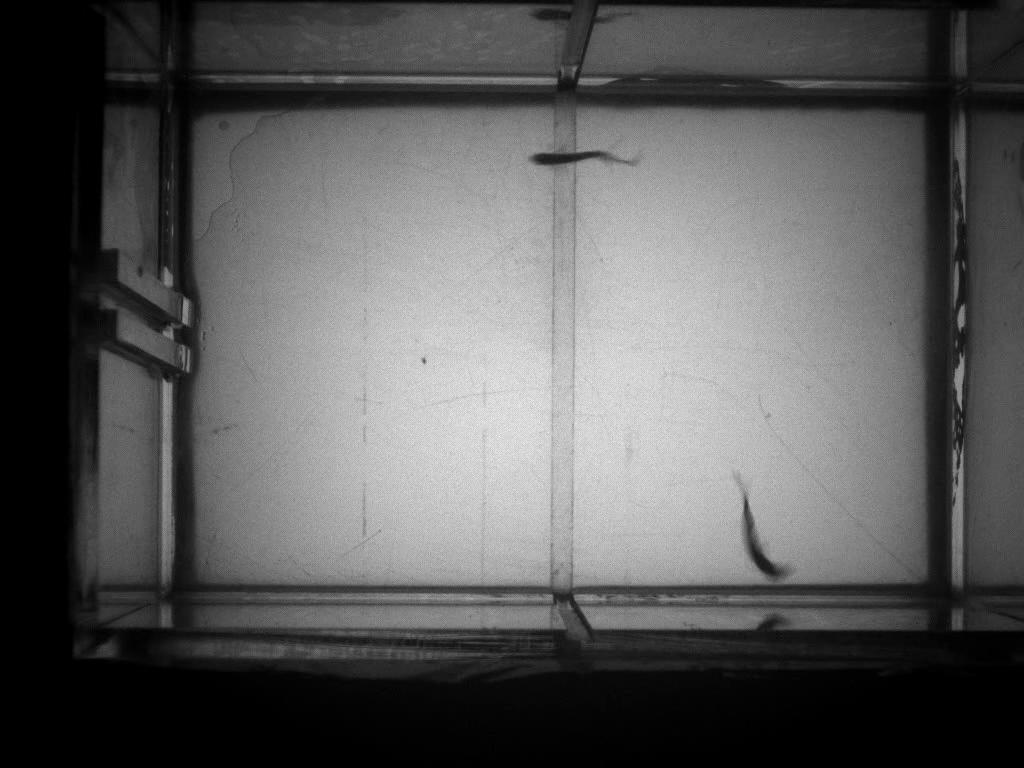
//> input picture lightflow/0204_1.JPG, 1024 x 768 px, given in place of 1.1.avi, which was not available
$ ./one_find_head_tail   (built with g++ and OpenCV 4)
//> lines starting //> are read from the running program, lines starting //| are printed output that depends on the picture; after the words box and inside, x2 and y2 are one past the last pixel; in counts of white or black regions, pixels touching at a corner belong together; pictures that were not available may be replaced by others from this repository, and a replacement may not be noted
//--------------------------------------【程序说明】-------------------------------------------
//		程序说明：《OpenCV3编程入门》OpenCV3版书本配套示例程序87
//		程序描述：Shi-Tomasi角点检测示例
//		开发测试所用操作系统： Windows 7 64bit
//		开发测试所用IDE版本：Visual Studio 2010
//		开发测试所用OpenCV版本：	3.0 beta
//		2014年11月 Created by @浅墨_毛星云
//		2014年12月 Revised by @浅墨_毛星云
//------------------------------------------------------------------------------------------------


//---------------------------------【头文件、命名空间包含部分】----------------------------
//		描述：包含程序所使用的头文件和命名空间
//------------------------------------------------------------------------------------------------
#include "opencv2/highgui/highgui.hpp"
#include "opencv2/imgproc/imgproc.hpp"
#include <iostream>
#include <cstdio>
using namespace cv;
using namespace std;

//-----------------------------------【宏定义部分】--------------------------------------------
//  描述：定义一些辅助宏
//----------------------------------------------------------------------------------------------
#define WINDOW_NAME "【Shi-Tomasi角点检测】"        //为窗口标题定义的宏
#define AREA_LIMIT 50


//-----------------------------------【全局变量声明部分】--------------------------------------
//          描述：全局变量声明
//-----------------------------------------------------------------------------------------------
Mat g_srcImage, g_grayImage, g_binImage;
int g_maxCornerNumber = 33;
int g_maxTrackbarNumber = 500;
RNG g_rng(12345);//初始化随机数生成器
double dist = 0;
Point2f lastpoint;
int framenum = 0;
const double frametime = 0.0666666666666667;
const int thres = 27;
vector<vector<Point> > contours;
vector<vector<Point> > big_contours;
int contour_num=1;
Mat mask;
int ds = 20;


//-----------------------------【on_GoodFeaturesToTrack( )函数】----------------------------
//          描述：响应滑动条移动消息的回调函数
//----------------------------------------------------------------------------------------------
void on_GoodFeaturesToTrack( int, void* )
{
	//【1】对变量小于等于1时的处理
	if( g_maxCornerNumber <= 1 ) { g_maxCornerNumber = 1; }
	g_maxCornerNumber = 2;
	//【2】Shi-Tomasi算法（goodFeaturesToTrack函数）的参数准备
	vector<Point2f> corners;
	double qualityLevel = 0.01;//角点检测可接受的最小特征值
	double minDistance = 50;//角点之间的最小距离
	int blockSize = 7;//计算导数自相关矩阵时指定的邻域范围
	double k = 0.04;//权重系数
	Mat copy = g_srcImage.clone();	//复制源图像到一个临时变量中，作为感兴趣区域
	//Mat copy = g_grayImage.clone();	//复制源图像到一个临时变量中，作为感兴趣区域


	//阈值化
	threshold(g_grayImage, g_binImage, 30, 255, THRESH_BINARY);
	//Canny(g_grayImage, g_binImage, 80, 200);
	//imshow("canny", g_binImage);
	//寻找轮廓
	vector<Vec4i> hierarchy;
	findContours(g_binImage, big_contours, hierarchy, RETR_TREE, CHAIN_APPROX_SIMPLE);
	if (big_contours.size() == 0)
		return;
	Mat draw = Mat::zeros(g_binImage.size(), CV_8UC1);
	//cout << "Area: ";
	double maxArea = 0;
	int big_contour_num = 0;
	for (int i = 1; i < big_contours.size(); i++)
	{
		//drawContours(draw, big_contours, i, Scalar(255, 0, 0));
		double area = contourArea(big_contours[i]);
		if (area > maxArea)
		{
			big_contour_num = i;
			maxArea = area;
		}
	}
	if (big_contour_num > 0)
		drawContours(draw, big_contours, big_contour_num, Scalar(0, 255, 0));

	RotatedRect box = minAreaRect(big_contours[big_contour_num]);
	Point2f vertex[4];
	Rect rect = box.boundingRect();
	Point rect_vertex[] = { Point(rect.x-ds, rect.y-ds), Point(rect.x + rect.width+ds, rect.y-ds),
										Point(rect.x + rect.width+ds, rect.y + rect.height+ds), Point(rect.x-ds, rect.y + rect.height+ds) };
	for (int i = 0; i < 4; i++)
		line(copy, rect_vertex[i], rect_vertex[(i + 1) % 4], Scalar(0, 0, 0), 2, LINE_AA);
	mask = Mat::zeros(g_grayImage.size(), CV_8UC1);
	mask(rect).setTo(255);

	//【3】进行Shi-Tomasi角点检测
	goodFeaturesToTrack( g_grayImage,//输入图像
		corners,//检测到的角点的输出向量
		g_maxCornerNumber,//角点的最大数量
		qualityLevel,//角点检测可接受的最小特征值
		minDistance,//角点之间的最小距离
		mask,//感兴趣区域
		blockSize,//计算导数自相关矩阵时指定的邻域范围
		false,//不使用Harris角点检测
		k );//权重系数


	//【4】输出文字信息
	cout<<"\t>此次检测到的角点数量为："<<corners.size()<<endl;

	//【5】绘制检测到的角点
	int r = 4;
	FILE *fp;
	fp = fopen("result.txt", "a");
	Point2f midpoint;
	vector<double> point2contour;
	point2contour.assign(corners.size(), 0);
	int min_num = -1;
	for( int i = 0; i < corners.size(); i++ )
	{
		//以随机的颜色绘制出角点
		circle( copy, corners[i], r, Scalar(g_rng.uniform(0,200), g_rng.uniform(0,200),
			g_rng.uniform(0,200)), -1, 8, 0 );
		//fprintf(fp, "(%0.0f, %0.0f)  ", corners[i].x, corners[i].y);
		midpoint.x += corners[i].x;
		midpoint.y += corners[i].y;
		double t = pointPolygonTest(contours[contour_num], Point2f(corners[i].x, corners[i].y), true);
		if (t >= 0)
			point2contour[i] = 0;
		else
			point2contour[i] = -t;
		if (min_num == -1)
			min_num = 0;
		else
			if (point2contour[i] < point2contour[min_num])
				min_num = i;
	}
	//printf("min distance: %0.1lf\n", point2contour[min_num]);
	if (min_num > -1)
	{
		fprintf(fp, "(%0.0lf, %0.0lf)\n", corners[min_num].x, corners[min_num].y);
		//以随机的颜色绘制出角点
		circle(copy, corners[min_num], r, Scalar(255, 255, 255), -1, 8, 0);
	}
	//fprintf(fp, "midpoint: (%0.0lf, %0.0lf)  ", midpoint.x, midpoint.y);
	//fputc('\n', fp);
	fclose(fp);
	// [19 lines of commented-out code are left out]
	imshow( WINDOW_NAME, copy );
	//imshow(WINDOW_NAME, g_grayImage);
}


//-----------------------------------【ShowHelpText( )函数】----------------------------------
//          描述：输出一些帮助信息
//----------------------------------------------------------------------------------------------
static void ShowHelpText( )
{
	//输出欢迎信息和OpenCV版本
	printf("\n\n\t\t\t非常感谢购买《OpenCV3编程入门》一书！\n");
	printf("\n\n\t\t\t此为本书OpenCV3版的第87个配套示例程序\n");
	printf("\n\n\t\t\t   当前使用的OpenCV版本为：" CV_VERSION );
	printf("\n\n  ----------------------------------------------------------------------------\n");
	//输出一些帮助信息
	printf("\n\n\n\t欢迎来到【Shi-Tomasi角点检测】示例程序\n");
	printf("\n\t请调整滑动条观察图像效果\n\n");

}


//--------------------------------------【main( )函数】-----------------------------------------
//          描述：控制台应用程序的入口函数，我们的程序从这里开始执行
//-----------------------------------------------------------------------------------------------
int main(  )
{
	//【0】改变console字体颜色
	system("color 2F");

	//【0】显示帮助文字
	ShowHelpText();

	FILE *fp;
	fp = fopen("result.txt", "w");
	fclose(fp);
	VideoCapture capture("1.1.avi");
	if (capture.isOpened())	// 摄像头读取文件开关
	{
		while (true)
		{
			//【1】载入源图像并将其转换为灰度图
			capture >> g_srcImage;
//> g_srcImage is the input picture: 768 rows x 1024 cols, CV_8UC3; min 0, max 254, mean 89.1

			if (g_srcImage.empty())
			{
				printf(" --(!) No captured frame -- Break!");
				break;
			}
			framenum++;
			//g_srcImage = imread("2.jpg", 1);
			cvtColor(g_srcImage, g_grayImage, COLOR_BGR2GRAY);

			//中值滤波，去除无关的噪声
			//GaussianBlur(g_grayImage, g_grayImage, Size(13, 9), 0, 0);
			medianBlur(g_grayImage, g_grayImage, 13);
			//阈值化
			threshold(g_grayImage, g_binImage, thres, 255, THRESH_BINARY);
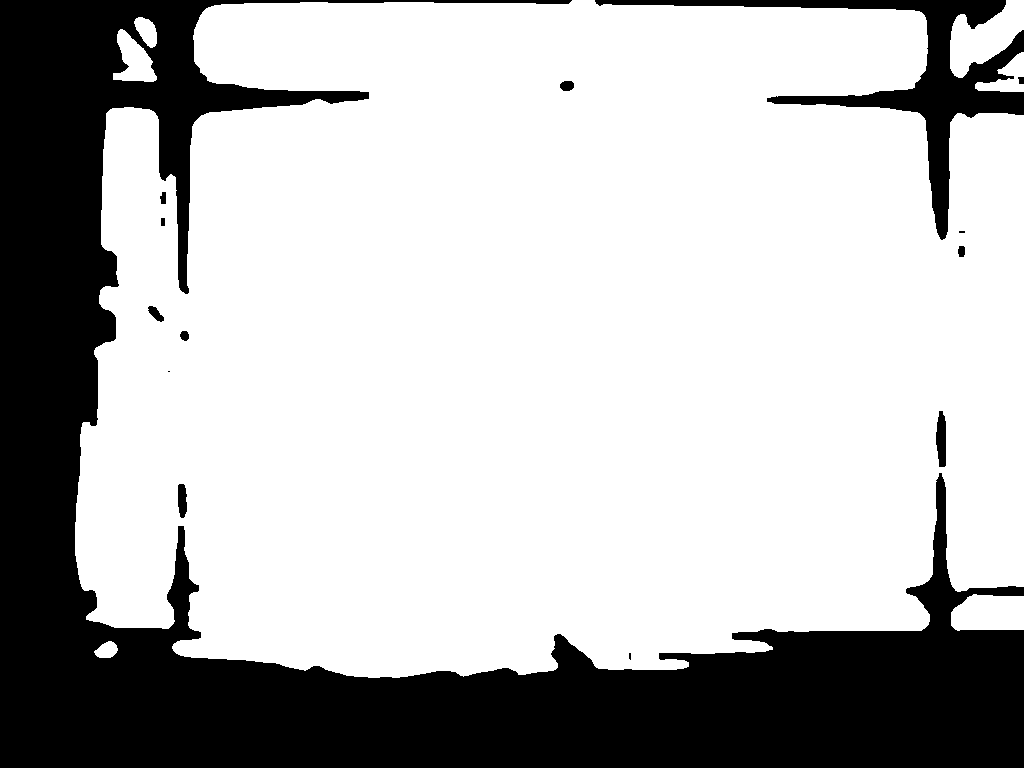
//> g_binImage: 768 rows x 1024 cols, CV_8UC1; 72.3% white; 14 black regions (3 under 20 px)
			//寻找轮廓
			vector<Vec4i> hierarchy;
			findContours(g_binImage, contours, hierarchy, RETR_TREE, CHAIN_APPROX_SIMPLE);
//> contours = 18 contours, 2 with area under 20; largest, box (x1, y1, x2, y2) and area: (75, 0, 1024, 678) 559024, (950, 0, 1024, 78) 3060, (951, 594, 1024, 631) 2254, (113, 29, 157, 82) 1214, (975, 52, 1024, 92) 816
			//Mat draw = Mat::zeros(g_binImage.size(), CV_8UC3);
			Mat draw = g_binImage.clone();
			cvtColor(draw, draw, COLOR_GRAY2BGR);
//> draw: 768 rows x 1024 cols, CV_8UC3; 72.3% white; 14 black regions (3 under 20 px), largest, box (x1, y1, x2, y2) and area: (0, 0, 1024, 768) 202592, (595, 0, 1024, 240) 13808, (936, 411, 946, 467) 456
			cout << "Area: ";
			double maxArea = 0;
			contour_num = 0;
			for (int i = 1; i < contours.size(); i++)
			{
				drawContours(draw, contours, i, Scalar(255, 0, 0));
				double area = contourArea(contours[i]);
					if (area > maxArea)
					{
						contour_num = i;
						maxArea = area;
					}
				cout << area<<" ";
			}
//> this loop made 17 passes
//> (area, maxArea) on passes 1, 5, 6: (2254, 2254), (3060.5, 3060.5), (559024.5, 559024.5)
//> area on passes 2, 3, 4, 7, 8, 9: 816, 1214.5, 422, 20.5, 294, 516
//| 2254 816 1214.5 422 3060.5 559024 20.5 294
//> (output is shown up to pass 8 of 17)
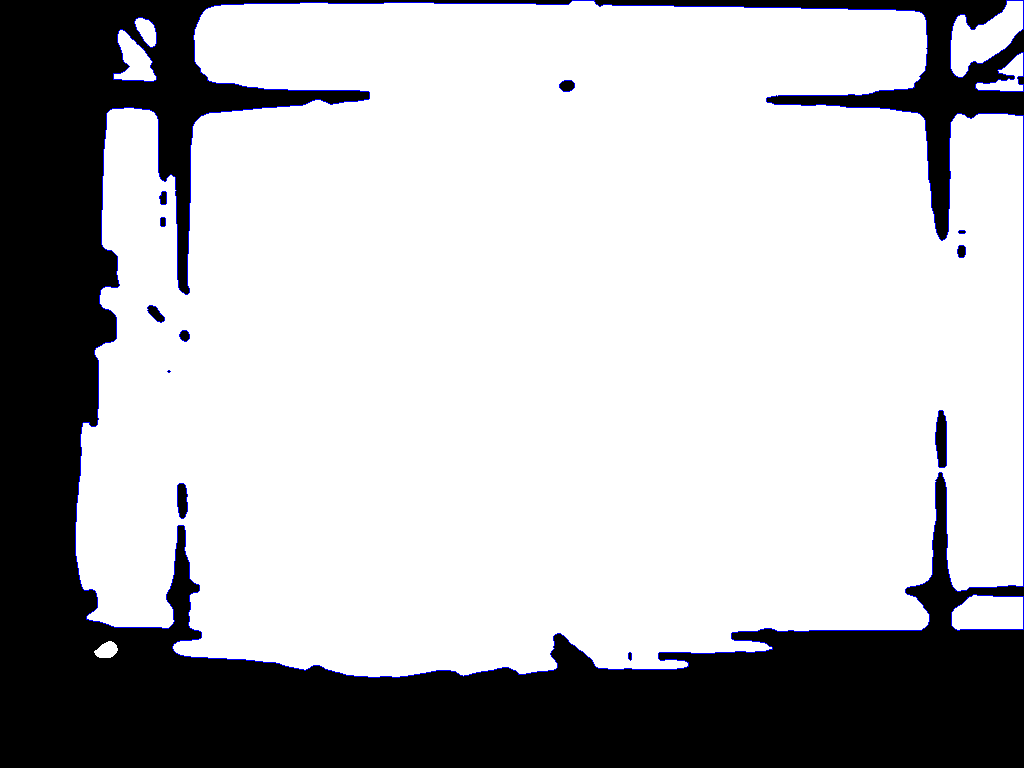
//> draw: 768 rows x 1024 cols, CV_8UC3; mean B, G, R 184.4, 182.4, 182.4
//> after the loop, contour_num = 6; maxArea = 559024.5
			cout << endl;
			imshow("draw", draw);
			int cc = waitKey(10);
//> the Esc key is pressed
			if (contours.size() > 2)
			{
				cout << "contour num = " << contour_num << endl;
//| contour num = 6
				//system("pause");
			}


			//【2】创建窗口和滑动条，并进行显示和回调函数初始化
			if (maxArea >= AREA_LIMIT)
			{
				namedWindow(WINDOW_NAME, WINDOW_AUTOSIZE);
				createTrackbar("最大角点数", WINDOW_NAME, &g_maxCornerNumber, g_maxTrackbarNumber, on_GoodFeaturesToTrack);
				imshow(WINDOW_NAME, g_srcImage);
				on_GoodFeaturesToTrack(0, 0);
//> in on_GoodFeaturesToTrack, `threshold(g_grayImage, g_binImage, 30, 255, THRESH_BINARY);`:
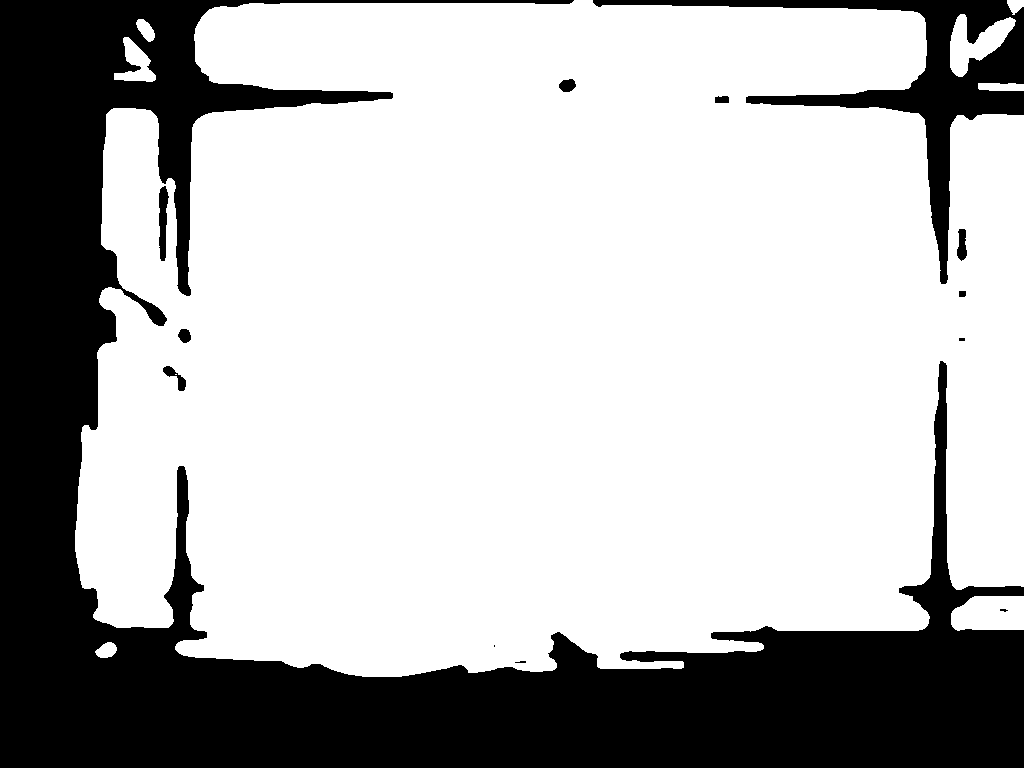
//> g_binImage: 768 rows x 1024 cols, CV_8UC1; 71% white; 13 black regions (4 under 20 px)
//> in on_GoodFeaturesToTrack, `findContours(g_binImage, big_contours, hierarchy, RETR_TREE, CHAIN_APP..`: big_contours = 20 contours, 2 with area under 20; largest, box (x1, y1, x2, y2) and area: (75, 0, 1024, 677) 550556, (951, 596, 1024, 631) 2178, (950, 14, 1016, 77) 1842, (114, 37, 156, 82) 816, (158, 185, 170, 262) 598
//> the loop in on_GoodFeaturesToTrack, `for (int i = 1; i < big_contours.size(); i++)` made 19 passes
//> (area, maxArea) on passes 1, 8: (2178, 2178), (550555.5, 550555.5)
//> area on passes 2 to 7: 24.5, 288.5, 815.5, 235.5, 1841.5, 149
//> after the loop in on_GoodFeaturesToTrack, `for (int i = 1; i < big_contours.size(); i++)`: big_contour_num = 8; maxArea = 550555.5
//> in on_GoodFeaturesToTrack, `RotatedRect box = minAreaRect(big_contours[big_contour_num]);`: box = centre (549, 338), size (676, 948), angle -90
//> in on_GoodFeaturesToTrack, `Rect rect = box.boundingRect();`: rect = Rect(75, 0, 949, 677)
//> in on_GoodFeaturesToTrack, `Point rect_vertex[] = { Point(rect.x-ds, rect.y-ds), Point(rect.x + re..`: rect_vertex = 4 Points (x, y): [55, -20], [1044, -20], [1044, 697], [55, 697]
//> after the loop in on_GoodFeaturesToTrack, `for (int i = 0; i < 4; i++)`: copy: 768 rows x 1024 cols, CV_8UC3; 0.31% of pixels changed, all inside (x1, y1, x2, y2) = (256, 695, 856, 700)
//> in on_GoodFeaturesToTrack, `mask(rect).setTo(255);`:
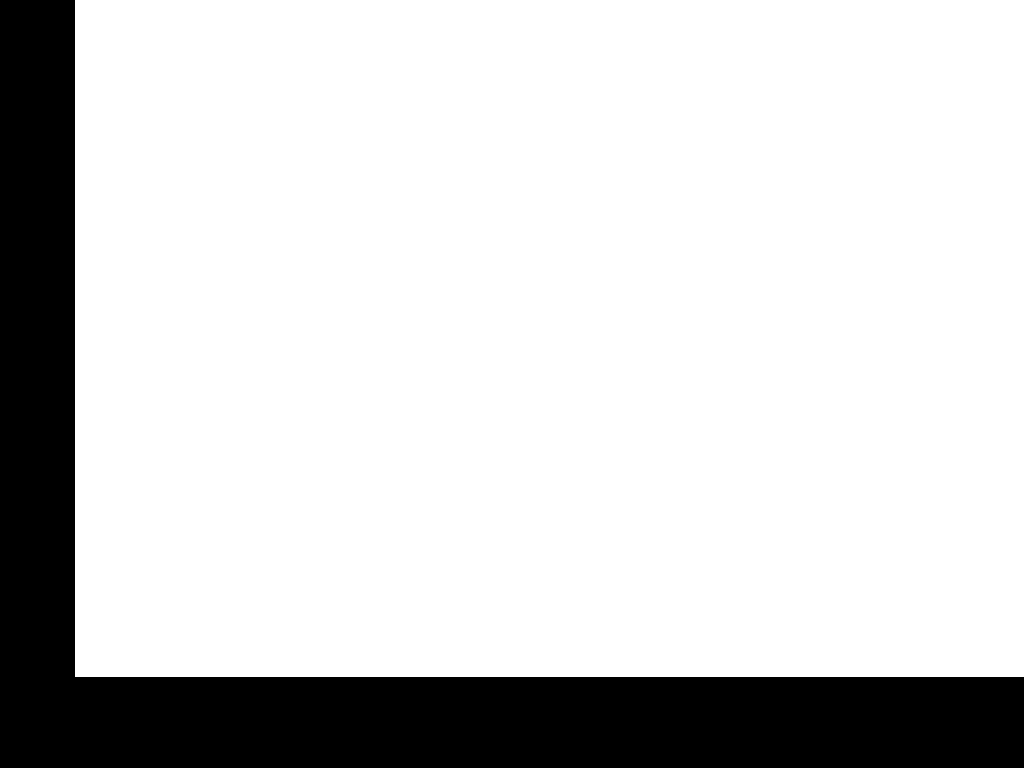
//> mask: 768 rows x 1024 cols, CV_8UC1; 81.7% white; 1 black region, box (x1, y1, x2, y2) and area: (0, 0, 1024, 768) 143959
//> in on_GoodFeaturesToTrack, `goodFeaturesToTrack( g_grayImage, corners, g_maxCornerNumber, qualityL..`: corners = 2 Points (x, y): [958, 386], [167, 384]
//| 	>此次检测到的角点数量为：2
//> in on_GoodFeaturesToTrack, `point2contour.assign(corners.size(), 0);`: point2contour = [0, 0]
//> the loop in on_GoodFeaturesToTrack, `for( int i = 0; i < corners.size(); i++ )` made 2 passes
//> t on passes 1 to 2: 65, 68.68
//> after the loop in on_GoodFeaturesToTrack, `for( int i = 0; i < corners.size(); i++ )`: copy: 768 rows x 1024 cols, CV_8UC3; mean B, G, R 89.1, 89.1, 89.1
//> after the loop in on_GoodFeaturesToTrack, `for( int i = 0; i < corners.size(); i++ )`: min_num = 0
//> in on_GoodFeaturesToTrack, `circle(copy, corners[min_num], r, Scalar(255, 255, 255), -1, 8, 0);`: copy: 768 rows x 1024 cols, CV_8UC3; mean B, G, R 89.1, 89.1, 89.1

			}
			int c = waitKey(50);
//> the Esc key is pressed
			if ((char)c == 27)
			{
				break;
			}
		}
	}
	//waitKey(0);
	return(0);
}
